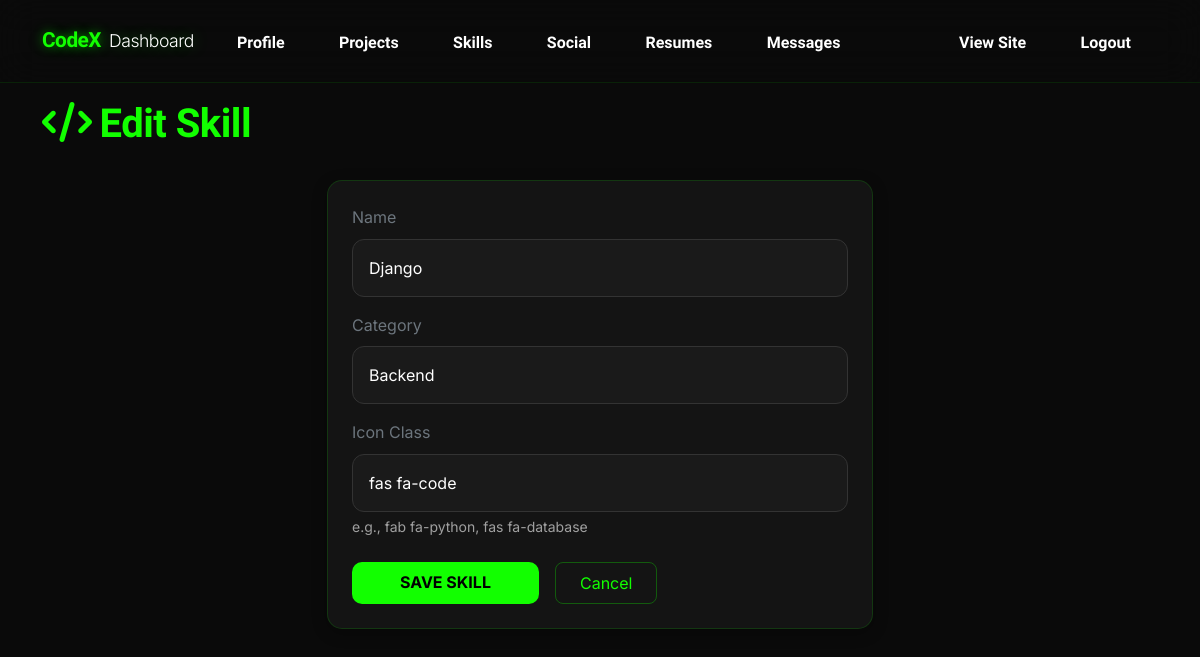
The app's page /dashboard/skills/2/edit/ (signed in) with its own data.
### user/models.py (models this page shows, shortened)
class Skill(models.Model):
    CATEGORY_CHOICES = [
        ('frontend', 'Frontend'),
        ('backend', 'Backend'),
        ('database', 'Database'),
        ('ai_ml', 'AI/ML'),
        ('tools', 'Tools & Others'),
    ]
    name = models.CharField(max_length=100)
    category = models.CharField(max_length=20, choices=CATEGORY_CHOICES)
    icon = models.CharField(max_length=50, blank=True, help_text="FontAwesome icon class")
    class Meta:
        ordering = ['category', 'name']

### dashboard/views.py (the view)
# urls.py: path('skills/<int:pk>/edit/', views.edit_skill, name='edit_skill'),
@login_required
def edit_skill(request, pk):
    skill = get_object_or_404(Skill, pk=pk)
    if request.method == 'POST':
        form = SkillForm(request.POST, instance=skill)
        if form.is_valid():
            form.save()
            messages.success(request, 'Skill updated successfully!')
            return redirect('dashboard:skills')
    else:
        form = SkillForm(instance=skill)
    return render(request, 'dashboard/skill_form.html', {'form': form, 'title': 'Edit Skill'})

### dashboard/forms.py
class SkillForm(forms.ModelForm):
    class Meta:
        model = Skill
        fields = ['name', 'category', 'icon']
    def __init__(self, *args, **kwargs):
        super().__init__(*args, **kwargs)
        for name, field in self.fields.items():
            if isinstance(field.widget, forms.Select):
                field.widget.attrs.update({'class': 'form-select'})
            else:
                field.widget.attrs.update({'class': 'form-control'})

### templates/dashboard/skill_form.html (shortened to what this page needs)
{% extends 'dashboard/base_dashboard.html' %}
{% block dashboard_content %}
<div class="row mb-4">
    <div class="col-12">
        <h1 class="text-green" style="font-family:'Lexend',sans-serif;"><i class="fas fa-code me-2"></i>{{ title }}</h1>
    </div>
</div>
<div class="row">
    <div class="col-lg-6 mx-auto">
        <div class="card" style="background: #111; border: 1px solid rgba(18,255,0,0.1); border-radius: 14px;">
            <div class="card-body p-4">
                <form method="post">
                    <div class="mb-3">
                        <label for="{{ form.name.id_for_label }}" class="form-label text-muted">Name</label>
                        {{ form.name }}
                    </div>
                    <div class="mb-3">
                        <label for="{{ form.category.id_for_label }}" class="form-label text-muted">Category</label>
                        {{ form.category }}
                    </div>
                    <div class="mb-3">
                        <label for="{{ form.icon.id_for_label }}" class="form-label text-muted">Icon Class</label>
                        {{ form.icon }}
                        <div class="form-text">e.g., fab fa-python, fas fa-database</div>
                    </div>
                    <div class="d-flex gap-3 mt-4">
                        <button type="submit" class="btn-primary-green px-5 py-2">Save Skill</button>
                        <a href="{% url 'dashboard:skills' %}" class="btn px-4 py-2 text-decoration-none" style="border: 1px solid rgba(18,255,0,0.3); color: #12ff00; border-radius: 8px;">Cancel</a>
                    </div>
                </form>
            </div>
        </div>
    </div>
</div>
{% endblock %}

### static/css/style.css (style rules this page uses)
:root { --primary-color: #12ff00; --bg-dark: #0a0a0a; --bg-card: #141414; --text-main: #ffffff; --text-muted: #a0a0a0; --transition: all 0.4s cubic-bezier(0.175, 0.885, 0.32, 1.275); --font-heading: 'Lexend', sans-serif; --font-body: 'Inter', sans-serif; }
body { background-color: var(--bg-dark); color: var(--text-main); font-family: var(--font-body); line-height: 1.6; overflow-x: hidden; }
h1, h2, h3, h4, h5, h6 { color: var(--primary-color); font-family: var(--font-heading); font-weight: 700; letter-spacing: -0.5px; }
.text-green { color: var(--primary-color) !important; }
.btn-primary-green { background: var(--primary-color); color: #000; border: none; padding: 0.8rem 2.5rem; border-radius: 10px; font-weight: 700; transition: var(--transition); text-transform: uppercase; text-decoration: none; display: inline-block; }
.form-control, .form-select { background: #1a1a1a; border: 1px solid #333; color: #fff; padding: 1rem; border-radius: 12px; transition: var(--transition); }
.card { background: var(--bg-card) !important; border: 1px solid rgba(18, 255, 0, 0.15) !important; border-radius: 15px !important; color: var(--text-main) !important; box-shadow: 0 4px 15px rgba(0, 0, 0, 0.3) !important; }
.form-text { color: var(--text-muted) !important; }

### records on screen
Skill: name "Django", category "Backend", icon "fas fa-code"

### other values on screen
{{ title }} "Edit Skill"
